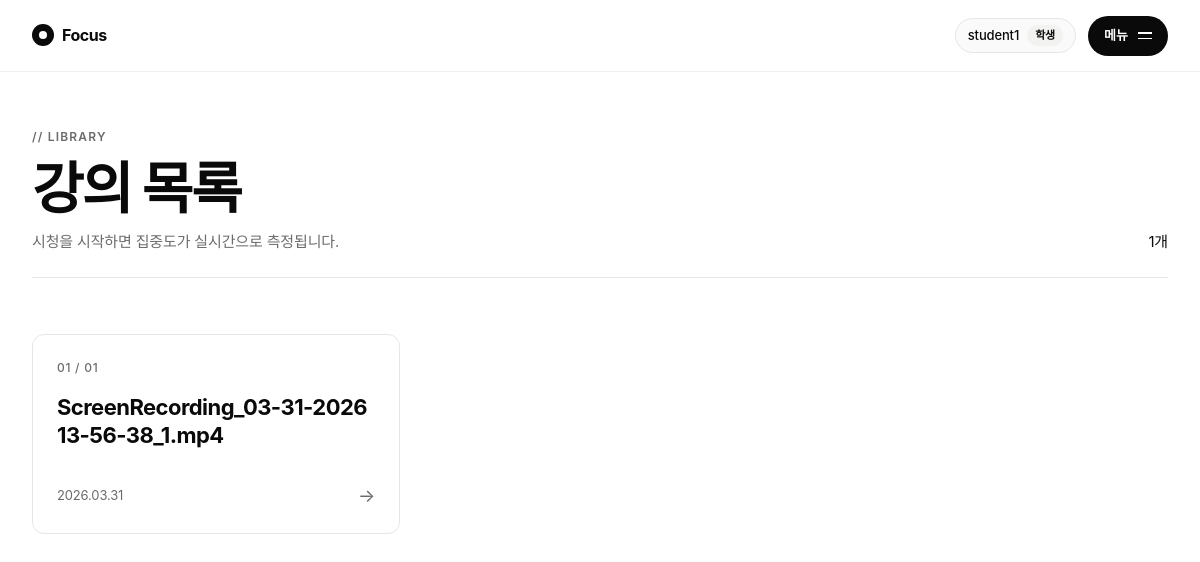
The app's page /student (signed in), older data.
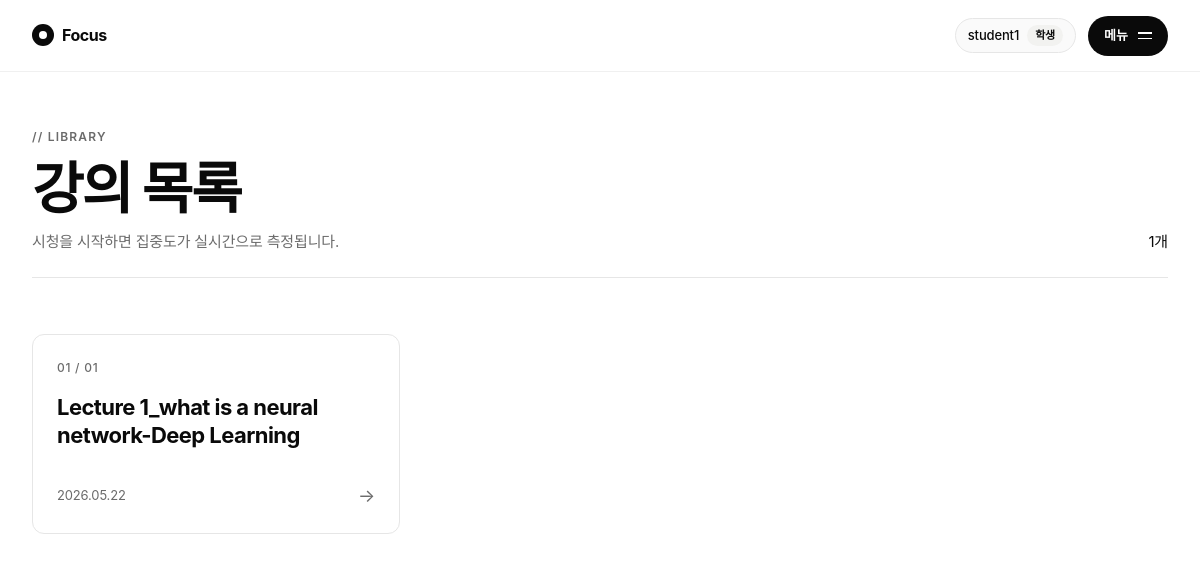
The same page, newer data.
### app.py (models this page shows)
class User(db.Model, UserMixin):
    id       = db.Column(db.Integer, primary_key=True)
    username = db.Column(db.String(80),  unique=True, nullable=False)
    password = db.Column(db.String(200), nullable=False)
    role     = db.Column(db.String(20),  default="student")   # student | professor

class Lecture(db.Model):
    id          = db.Column(db.Integer,  primary_key=True)
    title       = db.Column(db.String(200), nullable=False)
    filename    = db.Column(db.String(200), nullable=False)
    uploaded_at = db.Column(db.DateTime,    default=datetime.utcnow)

### app.py (the view)
@app.route("/student")
@login_required
def student():
    lectures = Lecture.query.order_by(Lecture.uploaded_at.desc()).all()
    return render_template("student.html", lectures=lectures)

### app.py (called while the page is built)
@login_mgr.user_loader
def load_user(user_id):
    return User.query.get(int(user_id))

### templates/student.html (shortened to what this page needs)
{% extends "base.html" %}
{% block content %}
<div class="page-header">
  <div>
    <div class="eyebrow">// Library</div>
    <h2>강의 목록</h2>
    <p class="subtitle">시청을 시작하면 집중도가 실시간으로 측정됩니다.</p>
  </div>
  <div>{{ lectures|length }}개</div>
</div>
{% if lectures %}
  <div class="lecture-grid">
    {% for lec in lectures %}
    <a href="{{ url_for('watch', lecture_id=lec.id) }}" class="lecture-card">
      <div class="num">{{ '%02d' % loop.index }} / {{ '%02d' % lectures|length }}</div>
      <h3>{{ lec.title }}</h3>
      <div class="lecture-meta">
        <span>{{ lec.uploaded_at.strftime('%Y.%m.%d') }}</span>
        <span class="arrow">→</span>
      </div>
    </a>
    {% endfor %}
  </div>
{% else %}
  <div class="empty-state">
    <h3>강의가 없어요</h3>
    <p>아직 등록된 강의가 없습니다.</p>
  </div>
{% endif %}
{% endblock %}

### templates/base.html (shortened to what this page needs)
<!DOCTYPE html>
<html lang="ko">
<head>
  <link rel="stylesheet" href="{{ url_for('static', filename='css/style.css') }}"/>
</head>
<body class="{% block body_class %}{% endblock %}">
  <nav class="navbar">
    <a class="brand" href="{{ url_for('index') }}">
      <span class="mark"></span>
      Focus
    </a>
    <div class="nav-right">
      {% if current_user.is_authenticated %}
        <span class="nav-user">
          {{ current_user.username }}
          <span class="badge {{ current_user.role }}">{{ '교수자' if current_user.role == 'professor' else '학생' }}</span>
        </span>
      {% endif %}
      <button class="menu-btn" id="menuOpen" type="button" aria-label="메뉴 열기">
        메뉴
        <span class="icon"><span></span><span></span></span>
      </button>
    </div>
  </nav>
  <div class="container">
    {% block content %}{% endblock %}
  </div>
</body>
</html>

### static/css/style.css (style rules this page uses)
:root { --bg: #FFFFFF; --bg-2: #FAFAFA; --bg-3: #F2F2F0; --ink: #0A0A0A; --ink-2: #1F1F1F; --muted: #6B6B6B; --muted-2: #9A9A9A; --line: #0A0A0A; --line-soft: #E6E6E6; --line-faint: #F0F0F0; --accent: #FF5A1F; --ok: #1F9D55; --warn: #E89A1F; --bad: #E1331F; --night: #0A0A0A; --night-2: #161614; --f: 'Pretendard Variable', Pretendard, -apple-system, BlinkMacSystemFont, 'Segoe UI', Roboto, 'Helvetica Neue', Arial, sans-serif; --ease: cubic-bezier(0.6, 0.05, 0.05, 1); --ease-out: cubic-bezier(0.16, 1, 0.3, 1); --nav-h: 72px; }
*, *::before, *::after { box-sizing: border-box; margin: 0; padding: 0; }
html, body { height: 100%; }
html { scroll-behavior: smooth; }
button, input, select { font: inherit; color: inherit; }
a { color: inherit; text-decoration: none; }
body { font-family: var(--f); font-size: 15px; line-height: 1.55; color: var(--ink); background: var(--bg); -webkit-font-smoothing: antialiased; -moz-osx-font-smoothing: grayscale; letter-spacing: -0.01em; }
h1, h2, h3, h4 { font-weight: 700; letter-spacing: -0.035em; line-height: 1.1; }
.navbar { position: fixed; top: 0; left: 0; right: 0; z-index: 80; height: var(--nav-h); display: flex; align-items: center; justify-content: space-between; padding: 0 32px; background: rgba(255, 255, 255, 0.85); backdrop-filter: saturate(180%) blur(14px); -webkit-backdrop-filter: saturate(180%) blur(14px); border-bottom: 1px solid var(--line-faint); }
.brand { display: inline-flex; align-items: center; gap: 8px; font-size: 16px; font-weight: 700; letter-spacing: -0.03em; color: var(--ink); }
.brand .mark { display: inline-block; width: 22px; height: 22px; background: var(--ink); border-radius: 50%; position: relative; }
.brand .mark::after { content: ''; position: absolute; top: 50%; left: 50%; transform: translate(-50%, -50%); width: 8px; height: 8px; background: var(--bg); border-radius: 50%; }
.nav-right { display: flex; align-items: center; gap: 12px; }
.nav-user { display: inline-flex; align-items: center; gap: 8px; font-size: 13px; font-weight: 500; padding: 6px 12px; background: var(--bg-2); border: 1px solid var(--line-soft); border-radius: 999px; }
.badge { display: inline-flex; align-items: center; font-size: 11px; font-weight: 600; padding: 2px 8px; border-radius: 999px; }
.badge.student { background: var(--bg-3); color: var(--ink); }
.menu-btn { display: inline-flex; align-items: center; gap: 10px; height: 40px; padding: 0 16px; background: var(--ink); color: var(--bg); border: none; cursor: pointer; border-radius: 999px; font-size: 13px; font-weight: 600; transition: background 0.2s var(--ease); }
.menu-btn .icon { display: inline-flex; flex-direction: column; gap: 4px; }
.menu-btn .icon span { display: block; width: 14px; height: 1.5px; background: var(--bg); transition: transform 0.3s var(--ease); }
.container { max-width: 1280px; margin: 0 auto; padding: calc(var(--nav-h) + 56px) 32px 120px; }
.page-header { display: flex; align-items: flex-end; justify-content: space-between; margin-bottom: 56px; gap: 32px; padding-bottom: 24px; border-bottom: 1px solid var(--line-soft); }
.page-header .eyebrow { font-size: 12px; font-weight: 600; color: var(--muted); margin-bottom: 12px; letter-spacing: 0.1em; text-transform: uppercase; }
.page-header h2 { font-size: clamp(36px, 5vw, 56px); font-weight: 800; letter-spacing: -0.035em; }
.page-header .subtitle { font-size: 15px; color: var(--muted); margin-top: 10px; max-width: 480px; }
.lecture-grid { display: grid; grid-template-columns: repeat(auto-fill, minmax(320px, 1fr)); gap: 16px; }
.lecture-card { background: var(--bg); border: 1px solid var(--line-soft); border-radius: 12px; padding: 24px; display: flex; flex-direction: column; gap: 16px; transition: all 0.3s var(--ease); min-height: 200px; }
.lecture-card .num { font-size: 12px; color: var(--muted); font-weight: 500; letter-spacing: 0.06em; }
.lecture-card h3 { font-size: 22px; font-weight: 700; letter-spacing: -0.025em; line-height: 1.25; flex: 1; }
.lecture-meta { display: flex; justify-content: space-between; align-items: center; font-size: 13px; color: var(--muted); }
.lecture-card .arrow { font-size: 18px; transition: transform 0.3s var(--ease); }

Row changes from the older to the newer data that the page shows:
removed Lecture: index "01", value "01", title "ScreenRecording_03-31-2026 13-56-38_1.mp4", uploaded_at "2026.03.31"
added Lecture: index "01", value "01", title "Lecture 1_what is a neural network-Deep Learning", uploaded_at "2026.05.22"
